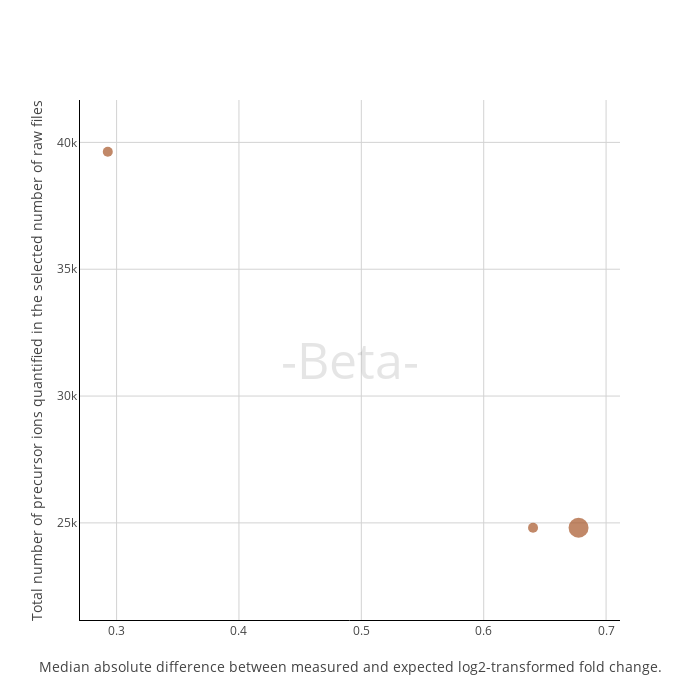

Notebook source saved alongside this figure:
### Code cell
plot, results_quant = plot_performance_metrics(file_paths_sagesplit)
plot

### Figure 1 — Plotly figure (JSON) as saved in the notebook; plotly's stock layout.template omitted (floating-point values rounded to 4 significant figures)
{"data": [{"hovertext": ["ProteoBench ID: Sage_20250122_151436<br>Software tool: Sage 0.14.6<br>Comment (private submission): Sage (filtered)", "ProteoBench ID: Sage_20250122_151444<br>Software tool: Sage 0.14.6<br>Comment (private submission): Sage (split & combined)", "ProteoBench ID: Sage_20250122_151457<br>Software tool: Sage 0.14.6<br>Comment (private submission): Sage (split & combined & normalized)"], "marker": {"color": ["#a65628", "#a65628", "#a65628"], "showscale": false, "size": [10, 10, 20]}, "mode": "markers", "name": "Sage", "type": "scatter", "x": [0.2928, 0.6403, 0.6775], "y": [39633, 24807, 24807]}], "layout": {"annotations": [{"font": {"color": "rgba(0,0,0,0.1)", "size": 50}, "showarrow": false, "text": "-Beta-", "x": 0.5, "xref": "paper", "y": 0.5, "yref": "paper"}], "clickmode": "event+select", "height": 700, "width": 700, "xaxis": {"gridcolor": "lightgray", "gridwidth": 1, "linecolor": "black", "range": [0.2701, 0.7114], "showgrid": true, "title": {"text": "Median absolute difference between measured and expected log2-transformed fold change."}}, "yaxis": {"gridcolor": "lightgray", "gridwidth": 1, "linecolor": "black", "range": [21170.0, 41670.0], "showgrid": true, "title": {"text": "Total number of precursor ions quantified in the selected number of raw files"}}}}
